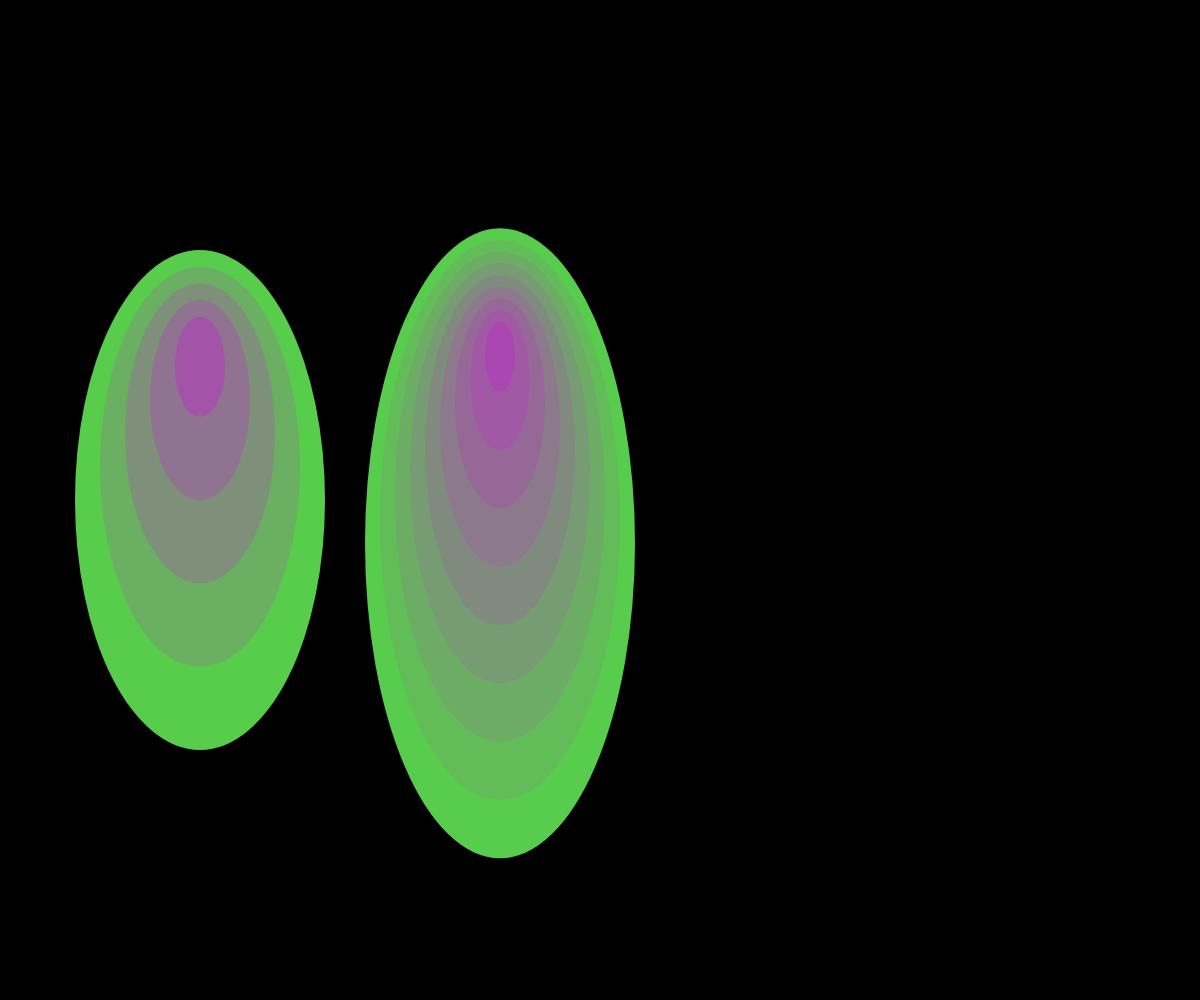
Frame 1 (no input)
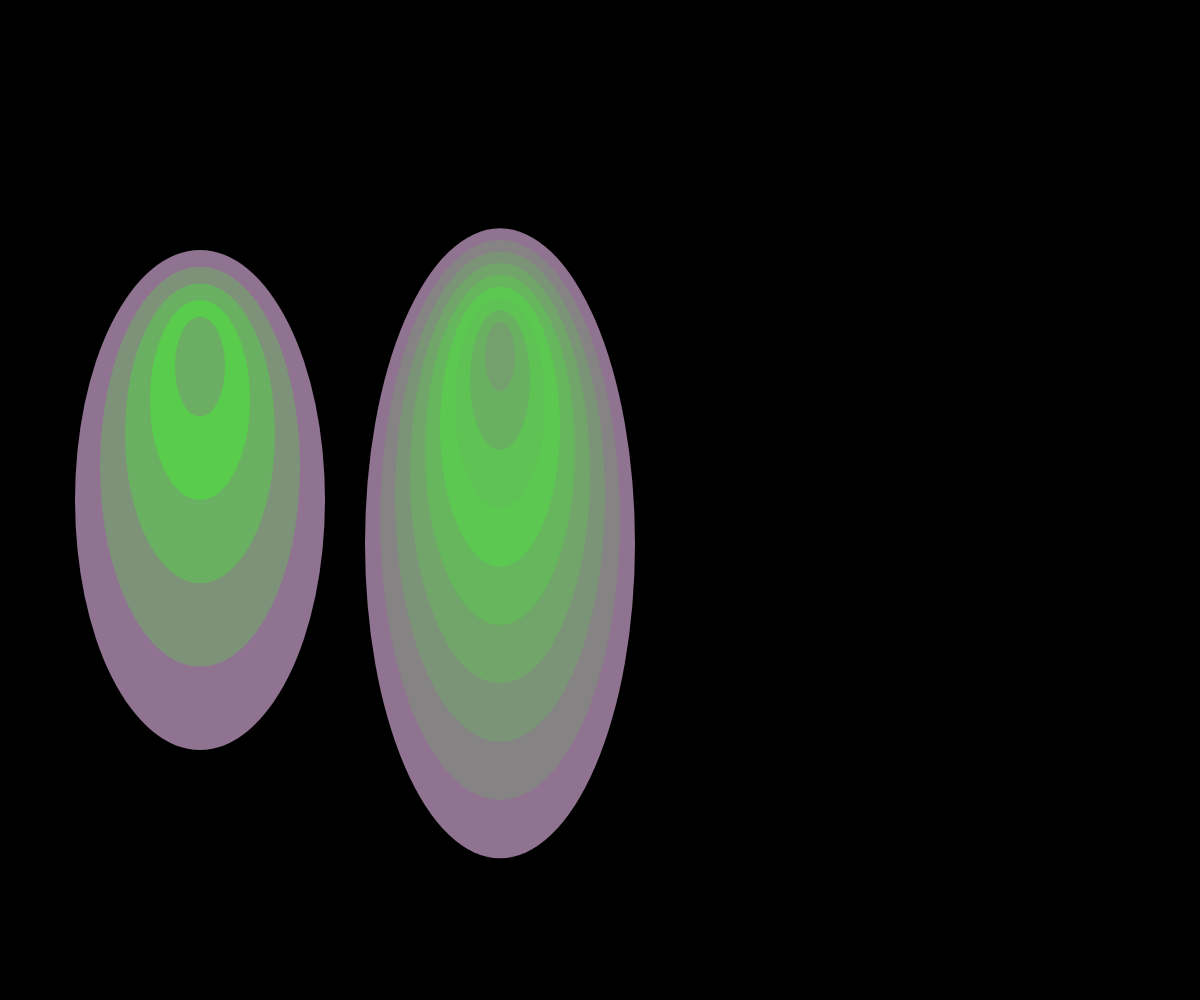
Frame 60 (no input)
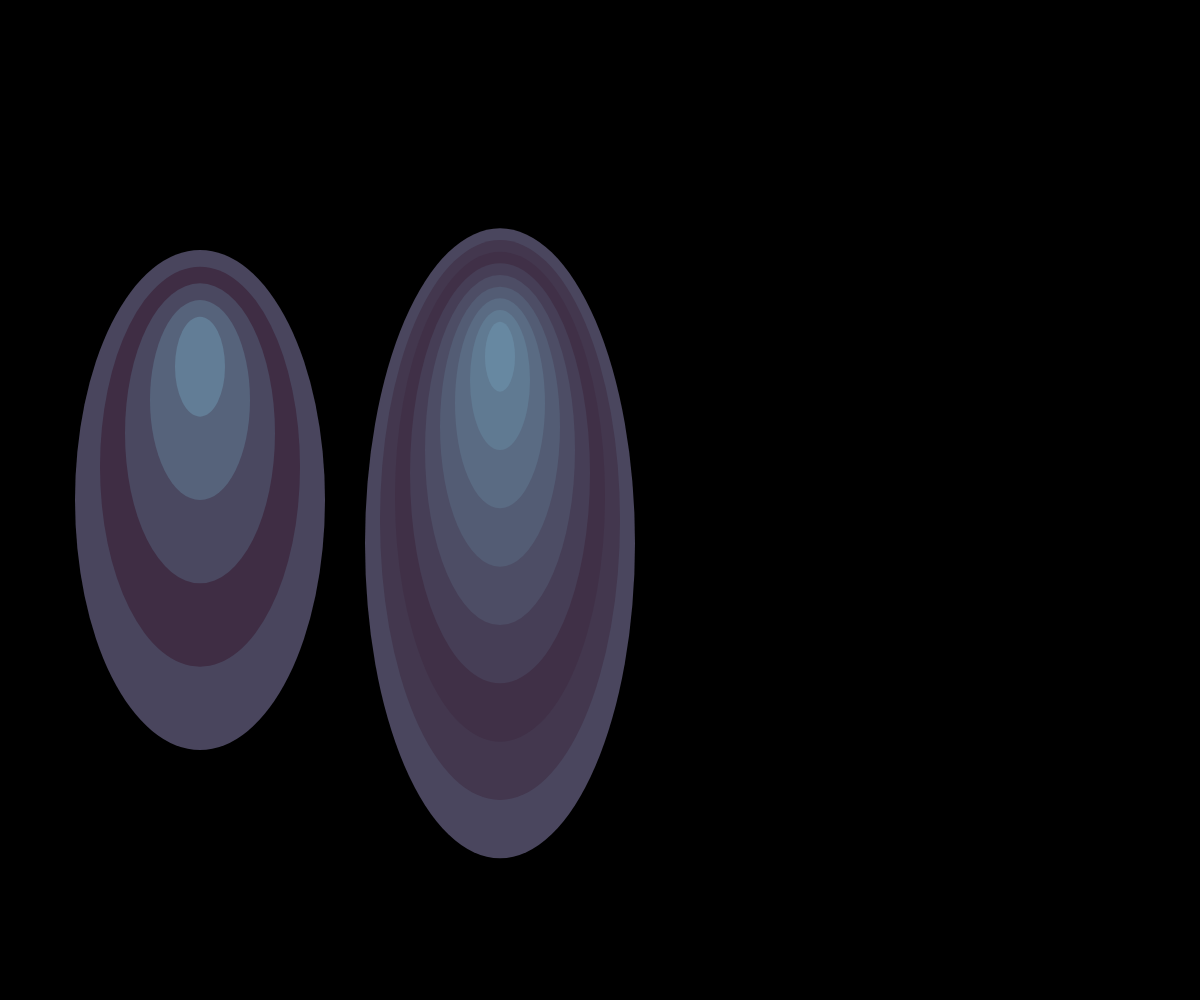
Frame 120 (the mouse pressed at the canvas centre since frame 60)

The p5.js sketch that drew these frames (run headless with seeded random() and noise() and a simulated clock; from frame 60 on, the mouse is pressed at the canvas centre):

// p5.js sketch
// ── sketch.js
let pChange = 0;
let startCol, endCol;

function setup() {
  createCanvas(windowWidth, windowHeight);

  randomizeCol();
}

function draw() {
  background(0);
  
  jamesTurrell(200, height/3, 5, 50, 100);
  jamesTurrell(500, height/3, 9, 30, 70);
}


function jamesTurrell(x, y, numCircles, wSp, hSp) {
  noStroke();
  // let startC = color(0, 255, 255);
  // let endC = color(255, 0, 0);
  // let x = width/2;
  // let y = height/2;
  for (let i = numCircles; i> 0; i--) {
    var percent = map(i, numCircles, 0, 1, 0); 
    let wrap = (percent+pChange)%2;
    if (wrap > 1) {
      var c = lerpColor(startCol, endCol, 2-wrap);
    }
    else {
      var c = lerpColor(startCol, endCol, wrap);
    }
   
    fill(c);
    ellipse(x, y+i*hSp/3, i*wSp, i*hSp)

  }

  pChange += .005;
}

function mousePressed() {
  randomizeCol();
}

function randomizeCol() {
  startCol = color(random(255), random(255), random(255));
  endCol = color(random(255), random(255), random(255));
}
